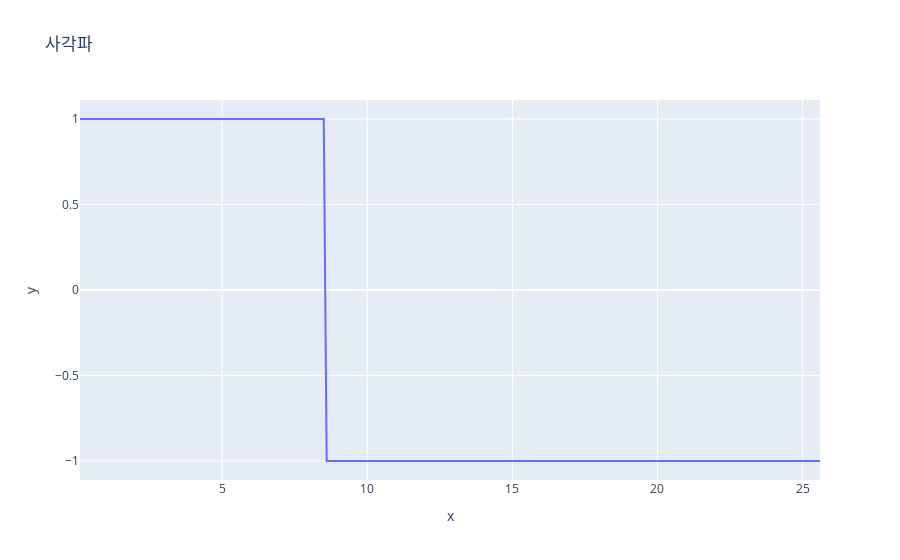

The notebook cell saved with this chart:
### Code cell
N = 256
dt = 0.1 #단위: s
time = np.arange(1,N+1)*0.1 
T = N*dt
a = np.ones(N)
a[N//3:] = -np.ones(N-N//3)

fig = px.line(x = time, y =a, title ='사각파')
#fig.update_xaxes(title ='Time / s').update_yaxes(title = 'Value')
pyo.iplot(fig)

### Figure 1 — Plotly figure (JSON) as saved in the notebook; plotly's stock layout.template omitted (floating-point values rounded to 4 significant figures; data arrays with more than 128 entries replaced by an {"elided": "..."} marker saying what was removed)
{"data": [{"hovertemplate": "x=%{x}<br>y=%{y}<extra></extra>", "legendgroup": "", "line": {"color": "#636efa", "dash": "solid"}, "marker": {"symbol": "circle"}, "mode": "lines", "name": "", "orientation": "v", "showlegend": false, "type": "scatter", "x": {"elided": "256 float values"}, "xaxis": "x", "y": {"elided": "256 int values"}, "yaxis": "y"}], "layout": {"autosize": true, "legend": {"tracegroupgap": 0}, "title": {"text": "사각파"}, "xaxis": {"anchor": "y", "autorange": true, "domain": [0, 1], "range": [0.1, 25.6], "title": {"text": "x"}, "type": "linear"}, "yaxis": {"anchor": "x", "autorange": true, "domain": [0, 1], "range": [-1.111, 1.111], "title": {"text": "y"}, "type": "linear"}}}
